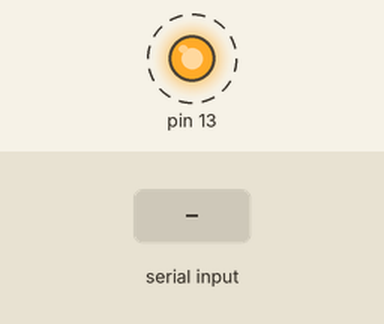
Simulated run of this sketch. Board: Arduino Uno, built with avr-gcc and run on an emulated ATmega328P. Parts: output pins drawn as LEDs (lit = HIGH). Dashed ring = blinking. The test bench sets the inputs (shaded band). What the sketch prints to the serial monitor is not drawn.

Above: at 0.87 s.
1.3 s: "1" received over Serial
Timing chart, 0 to 10.3 s (numbered marks = the images above; inputs shaded):
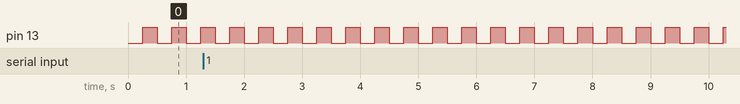

The sketch:

02-RobotSerial.ino
```cpp
/////////////////////////////////////////////////
// Modified from:     www.elegoo.com (2017.12.9)
// Modified for:      Team Voltage 386
// Date:              2025/05/16
/////////////////////////////////////////////////

#include <BlinkSubsystem.h>
#include <SerialSubsystem.h>

BlinkSubsystem m_blink = BlinkSubsystem(250);     // Create blink w/ 250 ms period
SerialSubsystem m_serial = SerialSubsystem(9600); // Create serial at 9600 baud


void setup()
{
  m_blink.setup();  // setup the LED blink subsystem
  m_serial.setup(false); // setup the serial subsystem with joystick disabled
}

void loop()
{
  m_blink.loop();  // execute the blink loop
  m_serial.loop(); // execute the serial loop
}
```

Measured:
- by itself, pin 13: alternates HIGH for 0.25 s and LOW for 0.25 s
